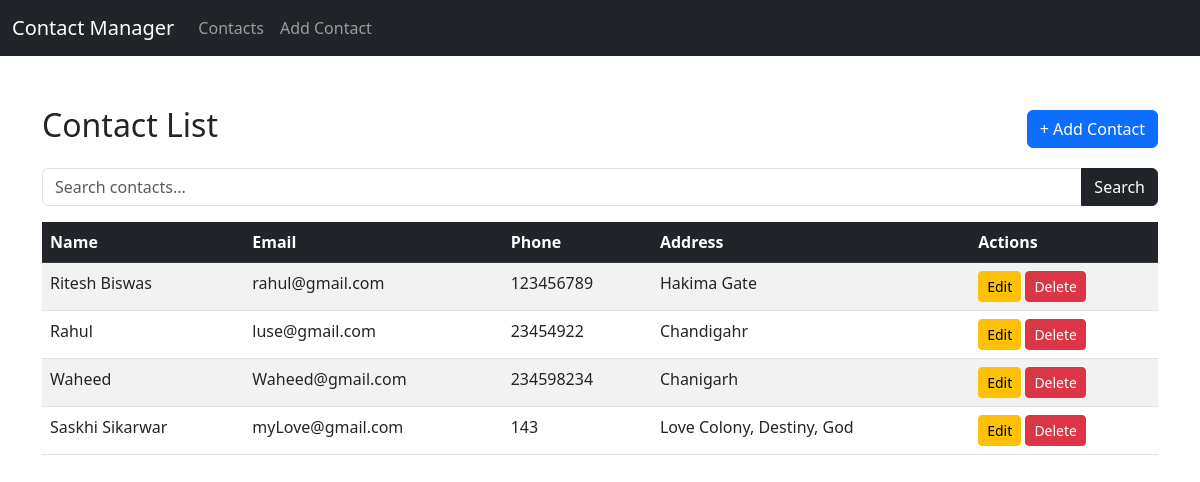
The app's page /, older data.
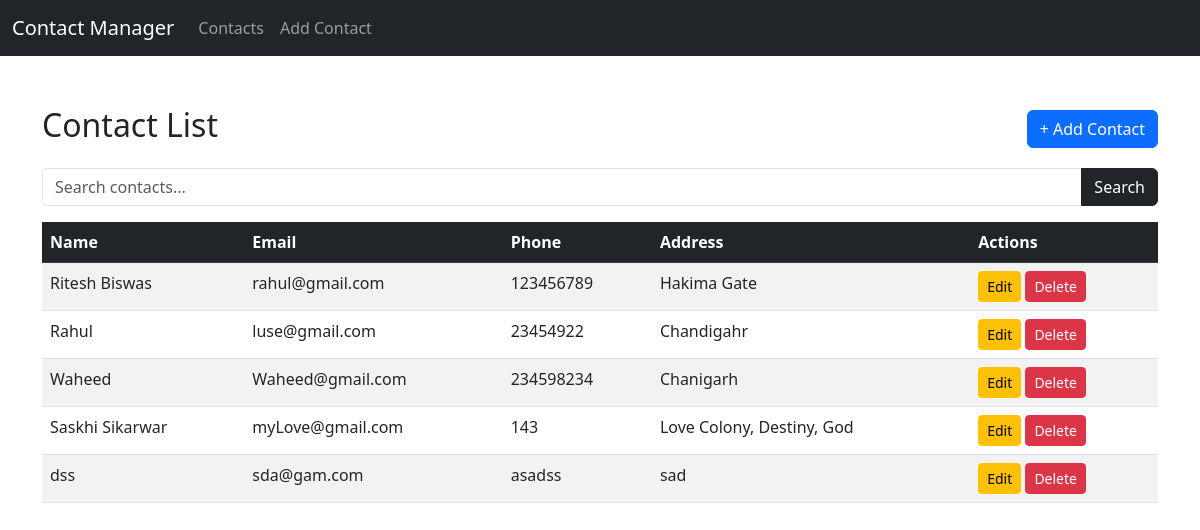
The same page, newer data.
### contacts/models.py (models this page shows, shortened)
class Contacts(models.Model):
    name = models.CharField(max_length=100)
    email = models.EmailField(unique=True)
    phone = models.CharField(max_length=15)
    address = models.TextField(blank=True)

### contacts/views.py (the view)
# urls.py: path('',views.contact_list, name='contact_list'),#Static Route
def contact_list(request):
    query = request.GET.get('query', '')
    contacts = Contacts.objects.filter(
        models.Q(name__icontains=query) | models.Q(email__icontains=query)
    )
    return render(request,'contacts/contact_list.html',{'contacts':contacts,'query': query})

### contacts/templates/contacts/contact_list.html (shortened to what this page needs)
{% extends 'contacts/base.html' %}
{% block content %}
<div class="d-flex justify-content-between align-items-center mb-3">
    <h2>Contact List</h2>
    <a href="{% url 'add_contact' %}" class="btn btn-primary">+ Add Contact</a>
</div>
<form method="GET" class="mb-3">
    <div class="input-group">
        <input type="text" name="query" class="form-control" placeholder="Search contacts..." value="{{ query }}">
        <button type="submit" class="btn btn-dark">Search</button>
    </div>
</form>
<table class="table table-striped">
    <thead class="table-dark">
        <tr>
            <th>Name</th>
            <th>Email</th>
            <th>Phone</th>
            <th>Address</th>
            <th>Actions</th>
        </tr>
    </thead>
    <tbody>
        {% for contact in contacts %}
        <tr>
            <td>{{ contact.name }}</td>
            <td>{{ contact.email }}</td>
            <td>{{ contact.phone }}</td>
            <td>{{ contact.address }}</td>
            <td>
                <a href="{% url 'edit_contact' contact.id %}" class="btn btn-sm btn-warning">Edit</a>
                <a href="{% url 'delete_contact' contact.id %}" class="btn btn-sm btn-danger" onclick="return confirmDelete();">Delete</a>
            </td>
        </tr>
        {% endfor %}
    </tbody>
</table>
{% endblock %}

Row changes from the older to the newer data that the page shows:
added Contacts: name "dss", email "sda@gam.com", phone "asadss", address "sad"
